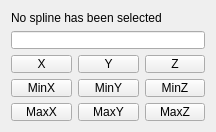
<?xml version="1.0" encoding="UTF-8"?>
<ui version="4.0">
 <class>PluginRollup</class>
 <widget class="QWidget" name="PluginRollup">
  <property name="geometry">
   <rect>
    <x>0</x>
    <y>0</y>
    <width>216</width>
    <height>132</height>
   </rect>
  </property>
  <property name="minimumSize">
   <size>
    <width>128</width>
    <height>96</height>
   </size>
  </property>
  <property name="maximumSize">
   <size>
    <width>257</width>
    <height>149</height>
   </size>
  </property>
  <property name="windowTitle">
   <string>Form</string>
  </property>
  <layout class="QVBoxLayout" name="verticalLayout">
   <item>
    <widget class="QLabel" name="label">
     <property name="text">
      <string>No spline has been selected</string>
     </property>
    </widget>
   </item>
   <item>
    <widget class="QLineEdit" name="leInput"/>
   </item>
   <item>
    <layout class="QHBoxLayout" name="horizontalLayout">
     <item>
      <widget class="QPushButton" name="pbX">
       <property name="text">
        <string>X</string>
       </property>
      </widget>
     </item>
     <item>
      <widget class="QPushButton" name="pbY">
       <property name="text">
        <string>Y</string>
       </property>
      </widget>
     </item>
     <item>
      <widget class="QPushButton" name="pbZ">
       <property name="text">
        <string>Z</string>
       </property>
      </widget>
     </item>
    </layout>
   </item>
   <item>
    <layout class="QHBoxLayout" name="horizontalLayout_2">
     <item>
      <widget class="QPushButton" name="pbMinX">
       <property name="text">
        <string>MinX</string>
       </property>
      </widget>
     </item>
     <item>
      <widget class="QPushButton" name="pbMinY">
       <property name="text">
        <string>MinY</string>
       </property>
      </widget>
     </item>
     <item>
      <widget class="QPushButton" name="pbMinZ">
       <property name="text">
        <string>MinZ</string>
       </property>
      </widget>
     </item>
    </layout>
   </item>
   <item>
    <layout class="QHBoxLayout" name="horizontalLayout_3">
     <item>
      <widget class="QPushButton" name="pbMaxX">
       <property name="text">
        <string>MaxX</string>
       </property>
      </widget>
     </item>
     <item>
      <widget class="QPushButton" name="pbMaxY">
       <property name="text">
        <string>MaxY</string>
       </property>
      </widget>
     </item>
     <item>
      <widget class="QPushButton" name="pbMaxZ">
       <property name="text">
        <string>MaxZ</string>
       </property>
      </widget>
     </item>
    </layout>
   </item>
  </layout>
 </widget>
 <resources/>
 <connections/>
</ui>
